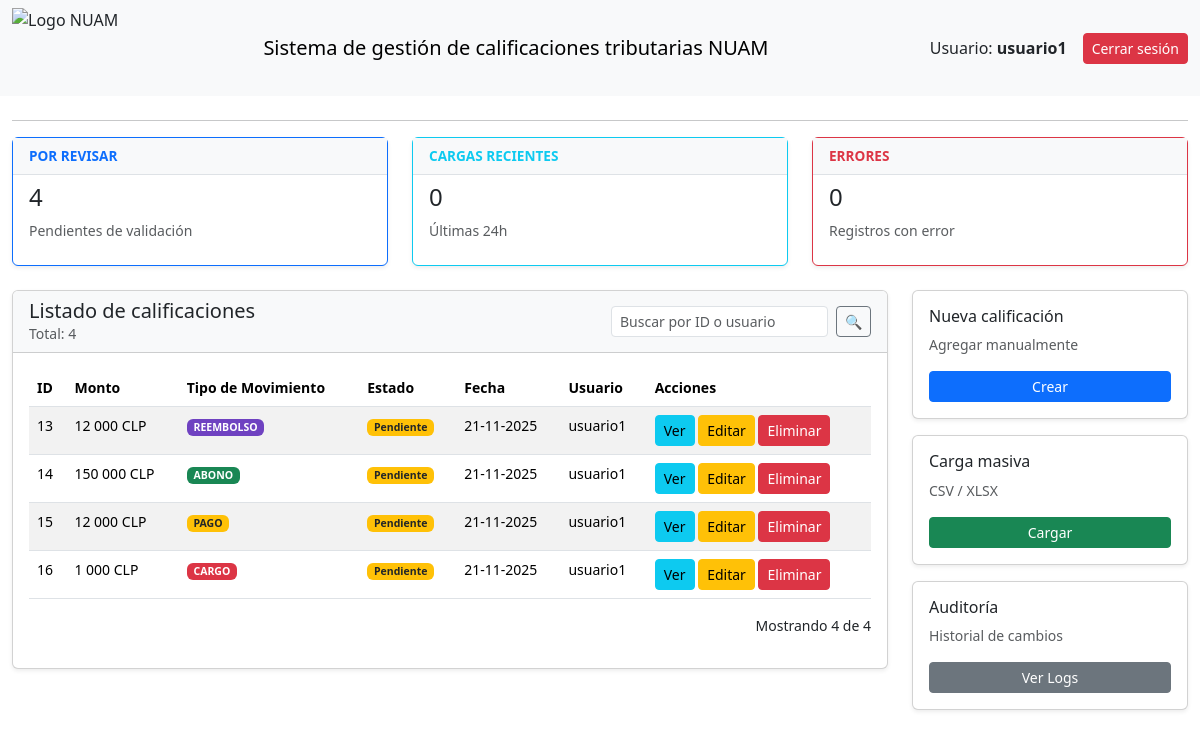
Screenshot of / (signed in) with the database file from the repository.
### calificaciones/models.py (models this page shows, shortened)
class Calificacion(models.Model):
    usuario = models.ForeignKey(
        User,
        on_delete=models.CASCADE,
        verbose_name="Usuario",
        related_name='calificaciones_realizadas'
    )
    monto = models.DecimalField(
        max_digits=12,
        decimal_places=0,
        verbose_name="Monto (CLP)"
    )
    TIPO_MOVIMIENTO_CHOICES = [
        ('abono', 'ABONO'),
        ('cargo', 'CARGO'),
        ('pago', 'PAGO'),
        ('reembolso', 'REEMBOLSO'),
    ]
    tipo_movimiento = models.CharField(
        max_length=10,
        choices=TIPO_MOVIMIENTO_CHOICES,
        default='abono',
        verbose_name="Tipo de Movimiento"
    )
    fecha_registro = models.DateField(
        default=timezone.now,
        verbose_name="Fecha de Registro"
    )
    ESTADO_CHOICES = [
        ('pendiente', 'Pendiente'),
        ('validado', 'Validado'),
        ('rechazado', 'Rechazado'),
    ]
    estado = models.CharField(
        max_length=20,
        choices=ESTADO_CHOICES,
        default='pendiente',
        verbose_name="Estado"
    )
    class Meta:
        verbose_name = "Calificación"
        verbose_name_plural = "Calificaciones"

### calificaciones/views.py (the view, shortened to what this page needs)
# urls.py: path('', views.dashboard_view, name='dashboard'),
@login_required
def dashboard_view(request):
    query = request.GET.get('q')
    calificaciones_qs = Calificacion.objects.all()
    listado_calificaciones = calificaciones_qs.order_by('id')
    total_calificaciones = calificaciones_qs.count()
    context = {
        'listado_calificaciones': listado_calificaciones,
        'total_calificaciones': total_calificaciones,
        'usuario': request.user,
        'pendientes_validacion': Calificacion.objects.filter(estado='pendiente').count(),
        'cargas_recientes': ArchivoMasivo.objects.filter(
            fecha_carga__gte=timezone.now() - datetime.timedelta(hours=24)
        ).count(),
        'errores_simulados': 0,
    }
    return render(request, 'calificaciones/dashboard.html', context)

### calificaciones/templates/calificaciones/dashboard.html (shortened to what this page needs)
{% load static %}
<!DOCTYPE html>
<html lang="es">
<head>
    <link href="https://cdn.jsdelivr.net/npm/bootstrap@5.3.3/dist/css/bootstrap.min.css" rel="stylesheet">
</head>
<body>
    <nav class="navbar navbar-light bg-light">
        <div class="container-fluid">
            <img src="https://www.df.cl/noticias/site/artic/20241210/imag/foto_0000000420241210145656/nuam_HD.png"
                 style="height: 80px;"
                 alt="Logo NUAM">
            <span class="navbar-brand mb-0 h1">Sistema de gestión de calificaciones tributarias NUAM</span>
            <div class="d-flex align-items-center">
                <span class="me-3">Usuario: <strong>{{ usuario.username }}</strong></span>
                <form action="{% url 'admin:logout' %}" method="post" class="m-0">
                    <button type="submit" class="btn btn-danger btn-sm">
                        Cerrar sesión
                    </button>
                </form>
            </div>
        </div>
    </nav>
    <div class="container-fluid mt-4">
        <hr>
        <div class="row mb-4">
            <div class="col-md-4">
                <div class="card shadow-sm border-primary">
                    <div class="card-header-custom text-primary">POR REVISAR</div>
                    <div class="card-body-custom">
                        <h4 class="card-title">{{ pendientes_validacion }}</h4>
                        <p class="text-muted small">Pendientes de validación</p>
                    </div>
                </div>
            </div>
            <div class="col-md-4">
                <div class="card shadow-sm border-info">
                    <div class="card-header-custom text-info">CARGAS RECIENTES</div>
                    <div class="card-body-custom">
                        <h4 class="card-title">{{ cargas_recientes }}</h4>
                        <p class="text-muted small">Últimas 24h</p>
                    </div>
                </div>
            </div>
            <div class="col-md-4">
                <div class="card shadow-sm border-danger">
                    <div class="card-header-custom text-danger">ERRORES</div>
                    <div class="card-body-custom">
                        <h4 class="card-title">{{ errores_simulados }}</h4>
                        <p class="text-muted small">Registros con error</p>
                    </div>
                </div>
            </div>
        </div>
        <div class="row">
            <div class="col-md-9">
                <div class="card shadow-sm">
                    <div class="card-header bg-light d-flex justify-content-between align-items-center">
                        <div>
                            <h5 class="mb-0">Listado de calificaciones</h5>
                            <p class="text-muted small mb-0">Total: {{ total_calificaciones }}</p>
                        </div>
                        <form method="get" class="d-flex" style="max-width: 260px;">
                            <input
                                type="text"
                                name="q"
                                value="{{ request.GET.q }}"
                                class="form-control form-control-sm"
                                placeholder="Buscar por ID o usuario"
                            >
                            <button class="btn btn-sm btn-outline-secondary ms-2" type="submit">
                                🔍
                            </button>
                        </form>
                    </div>
                    <div class="card-body">
                        <table class="table table-striped table-hover small">
                            <thead>
                                <tr>
                                    <th>ID</th>
                                    <th>Monto</th>
                                    <th>Tipo de Movimiento</th>
                                    <th>Estado</th>
                                    <th>Fecha</th>
                                    <th>Usuario</th>
                                    <th>Acciones</th>
                                </tr>
                            </thead>
                            <tbody>
                                {% for calificacion in listado_calificaciones %}
                                <tr>
                                    <td>{{ calificacion.id}}</td>
                                    <td>{{ calificacion.monto|floatformat:0 }} CLP</td>
                                    <td>
                                        <span class="badge
                                            {% if calificacion.tipo_movimiento == 'abono' %} bg-success
                                            {% elif calificacion.tipo_movimiento == 'cargo' %} bg-danger
                                            {% elif calificacion.tipo_movimiento == 'pago' %} bg-warning text-dark
                                            {% elif calificacion.tipo_movimiento == 'reembolso' %} bg-purple text-white
                                            {% endif %}
                                        ">
                                            {{ calificacion.get_tipo_movimiento_display }}
                                        </span>
                                    </td>
                                        <td>
                                            <span class="badge
                                                {% if calificacion.estado == 'validado' %} bg-success
                                                {% elif calificacion.estado == 'rechazado' %} bg-danger
                                                {% else %} bg-warning text-dark
                                                {% endif %}
                                            ">
                                                {{ calificacion.get_estado_display }}
                                            </span>
                                        </td>
                                    <td>{{ calificacion.fecha_registro|date:"d-m-Y" }}</td>
                                    <td>{{ calificacion.usuario.username }}</td>
                                    <td>
                                        <a href="{% url 'ver_calificacion' calificacion.id %}" class="btn btn-sm btn-info">Ver</a>
                                        <a href="{% url 'editar_calificacion' calificacion.id %}" class="btn btn-sm btn-warning">Editar</a>
                                        <a href="{% url 'eliminar_calificacion' calificacion.id %}" class="btn btn-sm btn-danger">Eliminar</a>
                                    </td>
                                </tr>
                                {% empty %}
                                <tr>
                                    <td colspan="7">No hay calificaciones registradas.</td>
                                </tr>
                                {% endfor %}
                            </tbody>
                        </table>
                        <p class="small text-end mt-3">
                            Mostrando {{ listado_calificaciones|length }} de {{ total_calificaciones }}
                        </p>
                    </div>
                </div>
            </div>
            <div class="col-md-3">
                <div class="card mb-3 shadow-sm">
                    <div class="card-body">
                        <h6 class="card-title">Nueva calificación</h6>
                        <p class="text-muted small">Agregar manualmente</p>
                        <a href="{% url 'crear_calificacion' %}" class="btn btn-sm btn-primary w-100">Crear</a>
                    </div>
                </div>
                <div class="card mb-3 shadow-sm">
                    <div class="card-body">
                        <h6 class="card-title">Carga masiva</h6>
                        <p class="text-muted small">CSV / XLSX</p>
                        <a href="{% url 'carga_masiva' %}" class="btn btn-sm btn-success w-100">Cargar</a>
                    </div>
                </div>
                <div class="card mb-3 shadow-sm">
                    <div class="card-body">
                        <h6 class="card-title">Auditoría</h6>
                        <p class="text-muted small">Historial de cambios</p>
                        <a href="{% url 'admin:calificaciones_auditoria_changelist' %}" class="btn btn-sm btn-secondary w-100">Ver Logs</a>
                    </div>
                </div>
            </div>
        </div>
    </div>
</body>
</html>

### calificaciones/templates/calificaciones/dashboard.html (style rules this page uses)
.card-header-custom { background-color: #f8f9fa; border-bottom: 1px solid #dee2e6; padding: 0.5rem 1rem; font-size: 0.85rem; font-weight: 600; }
.card-body-custom { padding: 0.5rem 1rem; }
.bg-purple { background-color: #6f42c1 !important; }

### rows the page displays
Calificacion: id "13", monto "12 000", tipo_movimiento "REEMBOLSO", estado "Pendiente", fecha_registro "21-11-2025", usuario.username "usuario1"
Calificacion: id "14", monto "150 000", tipo_movimiento "ABONO", estado "Pendiente", fecha_registro "21-11-2025", usuario.username "usuario1"
Calificacion: id "15", monto "12 000", tipo_movimiento "PAGO", estado "Pendiente", fecha_registro "21-11-2025", usuario.username "usuario1"
Calificacion: id "16", monto "1 000", tipo_movimiento "CARGO", estado "Pendiente", fecha_registro "21-11-2025", usuario.username "usuario1"

### other values shown
{{ usuario.username }} "usuario1"
{{ pendientes_validacion }} "4"
{{ cargas_recientes }} "0"
{{ errores_simulados }} "0"
{{ total_calificaciones }} "4"
{{ listado_calificaciones|length }} "4"
